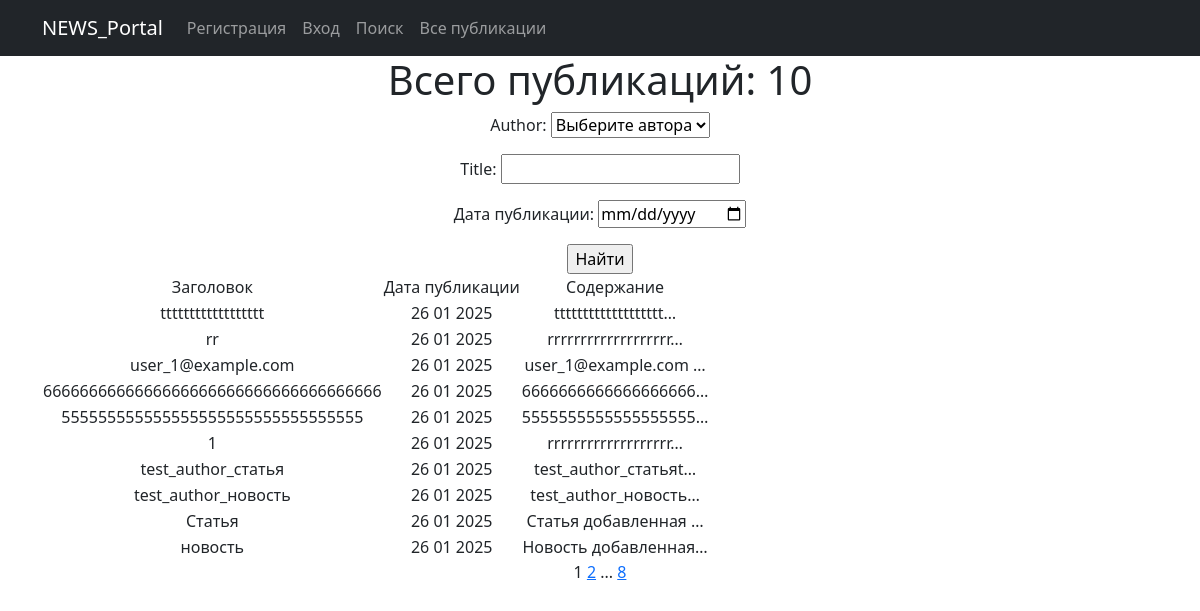
Screenshot of /post/search/ with the database file from the repository.
### new_portal/models.py (models this page shows, shortened)
class Post(models.Model):
    author = models.ForeignKey(Author, on_delete=models.CASCADE)  # 'связь один ко многим' с моделью Author
    choice_type = models.CharField(max_length=2, choices=POST_TYPE_CHOICES, default='AR')  # Выбор типа сообщения
    time_in = models.DateTimeField(auto_now_add=True)  # автоматическое добавление даты и времени при создании поста
    categories = models.ManyToManyField(Category, through='PostCategory')  # 'связь многие ко многим' через PostCategory
    title = models.CharField(max_length=128)
    content = models.TextField()
    rating = models.IntegerField(default=0)

### new_portal/views.py (the view)
# urls.py: path('', PostList.as_view(), name='post'),
class PostList(ListView):
    model = Post
    ordering = '-time_in'                                  # сортировка по времени создания (от более свежей публикации)
    context_object_name = 'post'                           # имя списка содержащего все объекты
    paginate_by = 10                                       # указываем количество записей на странице
    def get_queryset(self):
        queryset = super().get_queryset()                   # Получаем обычный запрос
        self.filterset = PostFilter(self.request.GET, queryset)
        return self.filterset.qs                             # Возвращаем из функции отфильтрованный список товаров
    def get_context_data(self, **kwargs):
        context = super().get_context_data(**kwargs)
        context['filterset'] = self.filterset                # Добавляем в контекст объект фильтрации.
        return context
    def get_template_names(self):
        if self.request.path == '/post/search/':
            return 'search.html'
        return 'post.html'

### new_portal/models.py (called while the page is built)
    def __str__(self):
        return f'{self.user}'

### new_portal/templatetags/censor_filters.py (called while the page is built)
@register.filter()  # декоратор, регистрирует функцию как фильтр (для применения его в шаблонах)
def censor(text):
    for el in BAD_WORDS:  # перебор списка слов и замена на *, при совпадении
        pattern = re.compile(r'\b{}\b'.format(el), re.IGNORECASE)
        censored_word = el[0] + '*' * (len(el) - 1)
        text = re.sub(pattern, censored_word, text)
    return text

@register.simple_tag(takes_context=True)  # сообщает Django, что для работы тега требуется передать контекст
def url_replace(context, **kwargs):
    d = context['request'].GET.copy()  # позволяет скопировать все параметры текущего запроса.
    for k, v in kwargs.items():  # по указанным полям устанавливаем новые значения, переданные при использовании тега
        d[k] = v
    return d.urlencode()  # кодируем параметры в формат, который может быть указан в строке браузера

### new_portal/templates/search.html (shortened to what this page needs)
{% extends 'flatpages/default.html' %}
{% load censor_filters %}
{% block content %}
<h1>Всего публикаций: {{ post|length }}</h1>
    <form action="" method="get">
        {{ filterset.form.as_p }}
        <input type="submit" value="Найти" />
    </form>
    {% if post %}
        <table>
            <tr>
                <td>Заголовок</td>
                <td>Дата публикации</td>
                <td>Содержание</td>
            </tr>
            {% for post_ in post %}
            <tr>
                <td>{{ post_.title|censor }}</td>
                <td>{{ post_.time_in|date:'d m Y' }}</td>
                <td>{{ post_.content|truncatechars:20|censor }}</td>
            </tr>
            {% endfor %}
        </table>
    {% endif %}
   {{ page_obj.number }}
   {% if page_obj.has_next %}
       <a href="?{% url_replace page=page_obj.next_page_number %}">{{ page_obj.next_page_number }}</a>
       {% if paginator.num_pages != page_obj.next_page_number %}
           ...
           <a href="?{% url_replace page=page_obj.paginator.num_pages %}">{{ page_obj.paginator.num_pages }}</a>
       {% endif %}
   {% endif %}
{% endblock content %}

### rows the page displays
Post: title|censor "tttttttttttttttttt", time_in "26 01 2025", content|censor "ttttttttttttttttttt…"
Post: title|censor "rr", time_in "26 01 2025", content|censor "rrrrrrrrrrrrrrrrrrr…"
Post: title|censor "user_1@example.com", time_in "26 01 2025", content|censor "user_1@example.com …"
Post: title|censor "6666666666666666666666666666666666666", time_in "26 01 2025", content|censor "6666666666666666666…"
Post: title|censor "555555555555555555555555555555555", time_in "26 01 2025", content|censor "5555555555555555555…"
Post: title|censor "1", time_in "26 01 2025", content|censor "rrrrrrrrrrrrrrrrrrr…"
Post: title|censor "test_author_статья", time_in "26 01 2025", content|censor "test_author_статьяt…"
Post: title|censor "test_author_новость", time_in "26 01 2025", content|censor "test_author_новость…"
Post: title|censor "Статья", time_in "26 01 2025", content|censor "Статья добавленная …"
Post: title|censor "новость", time_in "26 01 2025", content|censor "Новость добавленная…"

### other values shown
{{ post|length }} "10"
{{ page_obj.number }} "1"
{{ page_obj.next_page_number }} "2"
{{ page_obj.paginator.num_pages }} "8"
